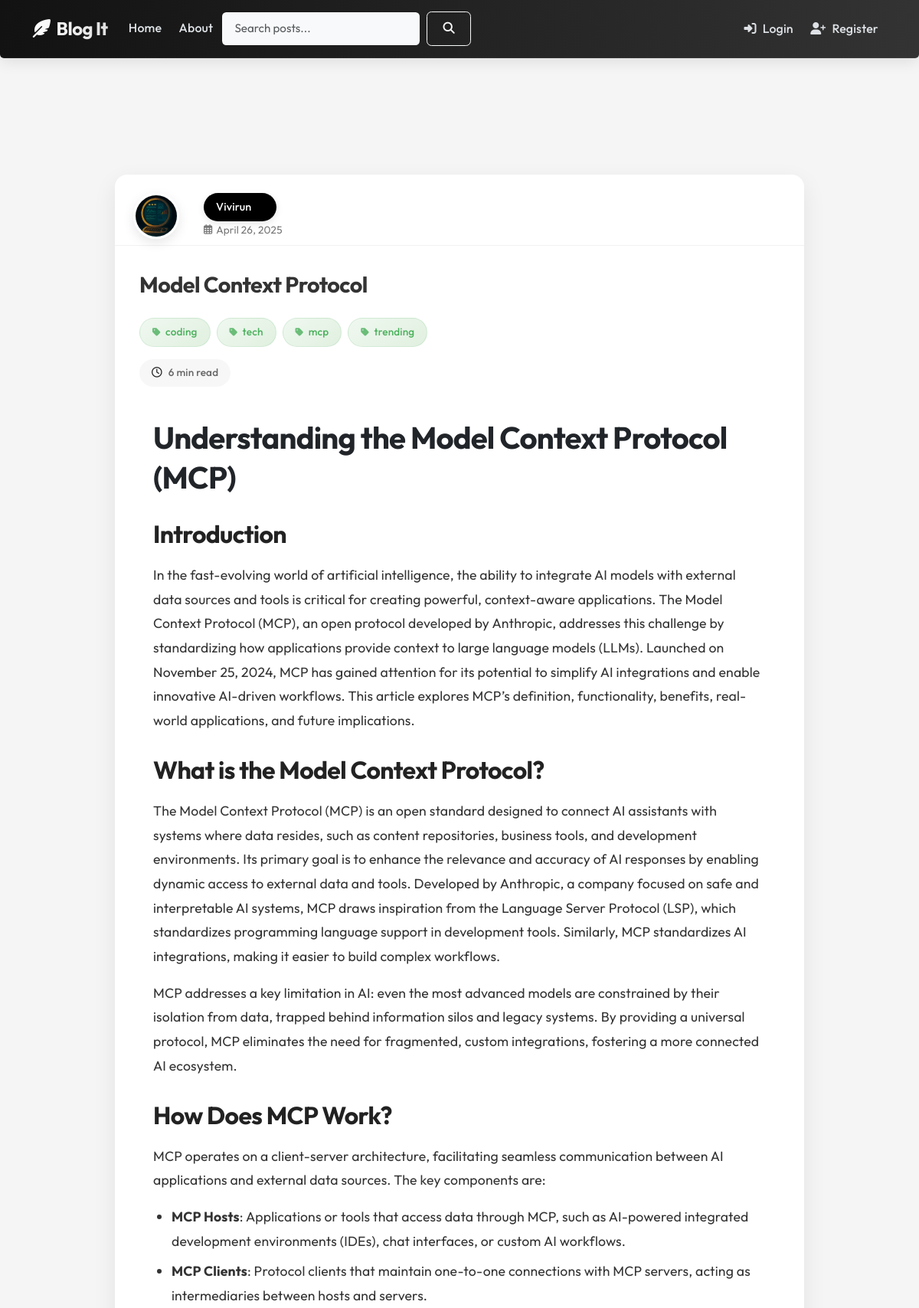
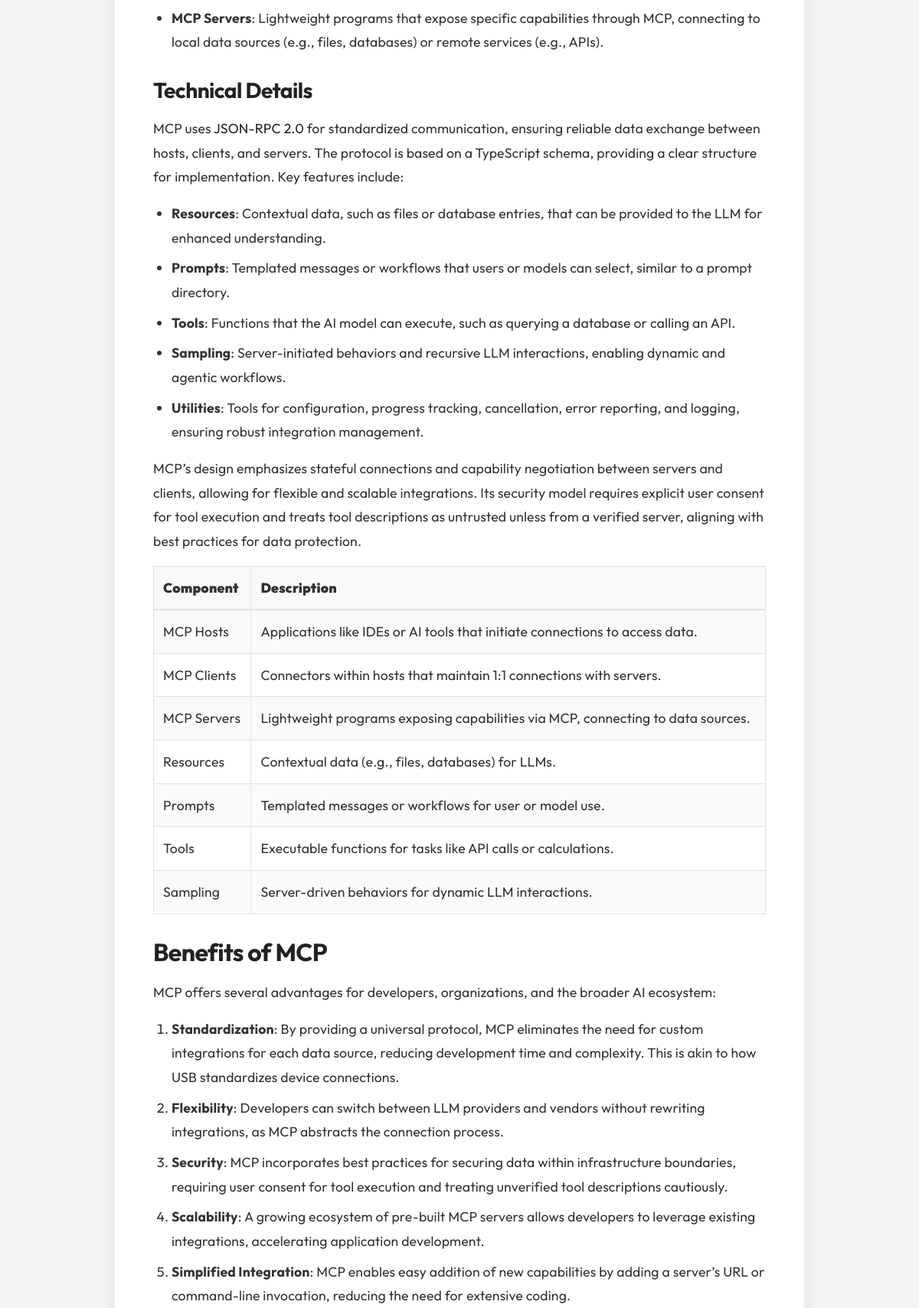
The page /post/10/ (upper part) on the database its author committed (2 pictures, top to bottom).
### blog/models.py (models this page shows, shortened)
class Post(models.Model):
    title = models.CharField(max_length=100)
    content = models.TextField()
    description = models.TextField(max_length=100, blank=True, help_text="A brief description to attract readers. If left empty, a generic description will be displayed.")
    date_posted = models.DateTimeField(default=timezone.now)
    author = models.ForeignKey(User, on_delete=models.CASCADE)
    slug = models.SlugField(max_length=100, unique=True, blank=True)
    tags = models.ManyToManyField(Tag, related_name='posts', blank=True)

class Tag(models.Model):
    name = models.CharField(max_length=50, unique=True)
    slug = models.SlugField(max_length=100, unique=True, blank=True)

### users/models.py (models this page shows, shortened)
class Profile(models.Model):
    user = models.OneToOneField(User, on_delete=models.CASCADE)
    image = models.ImageField(default='default.jpg', upload_to='profile_pics')
    bio = models.TextField(default='', blank=True)  # Added bio field with default empty string

### blog/views.py (the view)
# urls.py: path('post/<int:pk>/', PostDetailView.as_view(), name='post-detail'),
class PostDetailView(DetailView):
    model = Post
    def get_context_data(self, **kwargs):
        context = super().get_context_data(**kwargs)
        context['comment_form'] = CommentForm()
        return context

### blog/forms.py
class CommentForm(forms.ModelForm):
    content = forms.CharField(
        label='',
        widget=forms.Textarea(
            attrs={
                'class': 'form-control',
                'placeholder': 'Write your comment here...',
                'rows': 4,
                'style': 'border-radius: 16px; background-color: #f8f9fa; padding: 15px;'
            }
        )
    )
    class Meta:
        model = Comment
        fields = ['content']

### blog/context_processors.py (called while the page is built)
def popular_tags(request):
    tags = Tag.objects.annotate(post_count=Count('posts')).order_by('-post_count')[:5]
    return {'popular_tags': tags}

### blog/templates/blog/post_detail.html (shortened to what this page needs)
{% extends "blog/base.html" %}
{% block content%}
<div class="main-container">
    <div class="post-container">
        <div class="post-header">
            <div class="post-author">
                <img class="rounded-circle article-img" src="{{ object.author.profile.image.url }}" alt="{{ object.author }}'s profile">
                <div class="author-info">
                    {% if user.is_authenticated and object.author == user %}
                    <a class="username-box" href="{% url 'profile' %}">{{ object.author }}
                        {% if object.author.is_staff %}<span class="admin-badge">admin</span>{% endif %}
                    </a>
                    {% else %}
                    <a class="username-box" href="{% url 'user-profile' object.author.username %}">{{ object.author }}
                    </a>
                    {% endif %}
                    <div class="post-date">
                        <i class="far fa-calendar-alt"></i> {{ object.date_posted|date:"F d, Y" }}
                    </div>
                </div>
            </div>
        </div>
        <div class="post-content-container">
            <h1 class="post-title">{{ object.title }}</h1>
            {% if object.tags.all %}
            <div class="post-tags mb-3">
                {% for tag in object.tags.all %}
                <a href="{% url 'tag-posts' tag.name %}" class="post-tag">
                    <i class="fas fa-tag"></i> {{ tag.name }}
                </a>
                {% endfor %}
            </div>
            {% endif %}
            <div class="reading-time">
                <i class="far fa-clock"></i>
                {% with word_count=object.content|striptags|wordcount %}
                    {% widthratio word_count 200 1 %} min read
                {% endwith %}
            </div>
            <div class="post-content">{{ object.content|safe }}</div>
        </div>
    </div>
    </div>
</div>
{% endblock content %}

### blog/static/blog/main.css (style rules this page uses)
body { background: #fafafa; color: #333333; margin-top: 5rem; }
h1, h2, h3, h4, h5, h6 { color: #444444; }
ul { margin: 0; }
.article-img { height: 65px; width: 65px; margin-right: 16px; }

### blog/templates/blog/base.html (style rules this page uses)
:root { --primary: #222222; --primary-hover: #000000; --accent: #888888; --accent-hover: #666666; --secondary: #505050; --success: #2c6e49; --danger: #c1121f; --warning: #cc9700; --info: #4a6fa5; --light: #f8f9fa; --dark: #121212; --gray-100: #f8f9fa; --gray-200: #e9ecef; --gray-300: #dee2e6; --gray-400: #ced4da; --gray-500: #adb5bd; --gray-600: #6c757d; --gray-700: #495057; --gray-800: #343a40; --gray-900: #212529; --body-bg: #f5f5f5; --card-bg: #ffffff; --text-main: #212529; --text-secondary: #505050; --text-muted: #6c757d; --border-radius: 0.5rem; --box-shadow: 0 5px 15px rgba(0, 0, 0, 0.05); --transition: 0.2s ease-in-out; }
body { font-family: 'Outfit', sans-serif; background-color: var(--body-bg); color: var(--text-main); padding-top: 76px; line-height: 1.7; font-size: 1rem; letter-spacing: 0.01em; }
h1, h2, h3, h4, h5, h6 { color: var(--text-main); font-weight: 700; letter-spacing: -0.02em; line-height: 1.3; }
a { color: var(--primary); text-decoration: none; transition: color 0.15s ease; }
.username-box { display: inline-flex; align-items: center; background-color: #000000; color: white; border-radius: 50px; padding: 0.4rem 1rem; margin-right: 0.5rem; font-weight: 500; font-size: 0.9rem; transition: all 0.2s ease; text-decoration: none; position: relative; box-shadow: 0 3px 10px rgba(0, 0, 0, 0.1); }

### blog/templates/blog/post_detail.html (style rules this page uses)
a { text-decoration: none; }
.post-container { background: #fff; border-radius: 16px; box-shadow: 0 10px 30px rgba(0, 0, 0, 0.08); margin-bottom: 2rem; overflow: hidden; transition: transform 0.3s ease; max-width: 900px; margin-left: auto; margin-right: auto; }
.post-header { padding: 1.5rem 1.5rem 0.5rem; display: flex; align-items: center; justify-content: space-between; border-bottom: 1px solid rgba(0, 0, 0, 0.05); }
.post-author { display: flex; align-items: center; gap: 1rem; }
.article-img { width: 60px; height: 60px; object-fit: cover; border: 3px solid white; box-shadow: 0 5px 15px rgba(0, 0, 0, 0.1); }
.author-info { display: flex; flex-direction: column; }
.post-date { font-size: 0.85rem; color: #777; display: flex; align-items: center; }
.post-date i { margin-right: 0.3rem; font-size: 0.8rem; }
.post-content-container { padding: 2rem; }
.post-title { font-size: 1.8rem; font-weight: 700; margin-bottom: 1.5rem; color: #333; line-height: 1.3; }
.post-content { font-size: 1.1rem; line-height: 1.8; color: #333; max-width: 800px; margin-left: auto; margin-right: auto; }
.post-content table { width: 100%; margin-bottom: 1.5rem; border-collapse: collapse; border: 1px solid #dee2e6; }
.post-content table th, .post-content table td { padding: 0.75rem; border: 1px solid #dee2e6; text-align: left; }
.post-content table thead th { background-color: #f8f9fa; border-bottom: 2px solid #dee2e6; color: #333; font-weight: 600; }
.post-content table tbody tr:nth-of-type(odd) { background-color: rgba(0, 0, 0, 0.02); }
.post-content p { margin-bottom: 1rem; }
.post-content ul, .post-content ol { margin-bottom: 1rem; padding-left: 1.5rem; }
.post-content li { margin-bottom: 0.5rem; }
.post-content h1, .post-content h2, .post-content h3, .post-content h4, .post-content h5, .post-content h6 { margin-top: 1.5rem; margin-bottom: 1rem; line-height: 1.3; }
.post-tags { display: flex; flex-wrap: wrap; gap: 0.5rem; margin-bottom: 2rem; }
.post-tag { display: inline-flex; align-items: center; background: linear-gradient(145deg, #f0f8f0, #e0f0e0); color: #4bb05c; padding: 0.4rem 1rem; border-radius: 50px; font-size: 0.85rem; font-weight: 500; transition: all 0.2s ease; border: 1px solid rgba(75, 176, 92, 0.15); }
.post-tag i { font-size: 0.75rem; margin-right: 0.4rem; opacity: 0.8; }
.post-content h2, .post-content h3 { margin-top: 1.8rem; margin-bottom: 1rem; font-weight: 700; color: #222; }
.reading-time { display: inline-flex; align-items: center; background: rgba(0,0,0,0.03); padding: 0.4rem 1rem; border-radius: 50px; font-size: 0.85rem; color: #666; margin-bottom: 1rem; font-weight: 500; }
.reading-time i { margin-right: 0.5rem; color: var(--primary); }
.main-container { width: 100%; max-width: 1100px; margin: 0 auto; padding: 0 1rem; }
.username-box { color: #ffffff !important; }

### rows shown on the page
Post: author.profile.image (picture), author "Vivirun", date_posted "April 26, 2025", title "Model Context Protocol", content "Understanding the Model Context Protocol (MCP) Introduction In the fast-evolving world of artificial intelligence, the ability to integrate AI models with external data sources and tools is critical for creating powerful, context-aware applications. The Model Context Protocol (MCP), an open protocol developed by Anthropic, addresses this challenge by standardizing how applications provide context to large language models (LLMs). Launched on November 25, 2024, MCP has gained attention for its potential to simplify AI integrations and enable innovative AI-driven workflows. This article explores MCP’s definition, functionality, benefits, real-world applications, and future implications. What…"
Tag: name "coding"
Tag: name "tech"
Tag: name "mcp"
Tag: name "trending"
